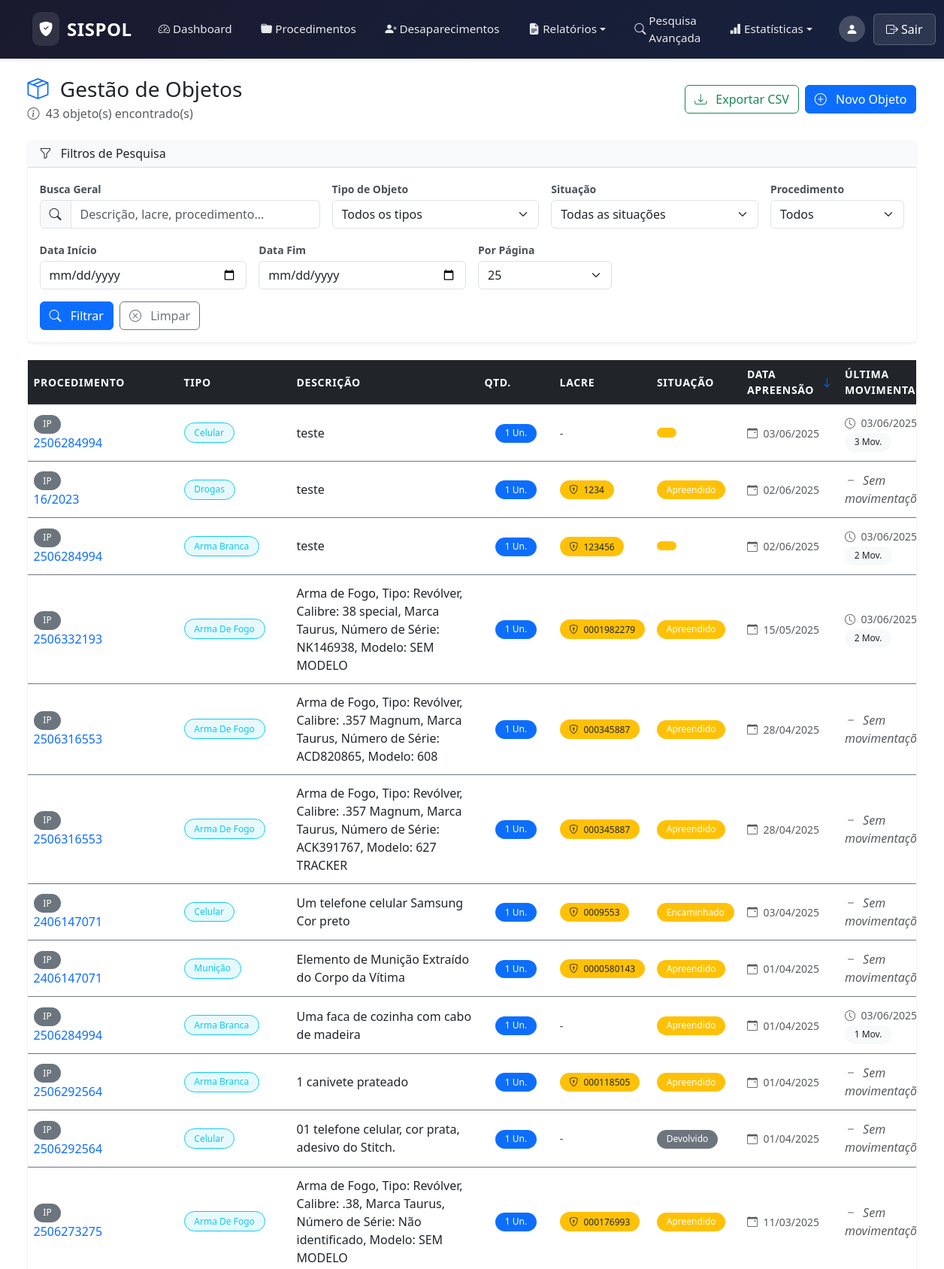
The app's page /public/objetos.php (signed in, upper part) with its own data.
### tables this page shows
CREATE TABLE `Objetos` (
  `ID` int NOT NULL,
  `TipoObjetoID` int NOT NULL,
  `Descricao` text,
  `Quantidade` int NOT NULL,
  `SituacaoID` int DEFAULT NULL,
  `DataApreensao` date NOT NULL,
  `LacreAtual` varchar(255) DEFAULT NULL,
  `LocalArmazenagemID` int DEFAULT NULL,
  `ProcedimentoID` int NOT NULL,
  `UsuarioID` int NOT NULL
);

CREATE TABLE `TiposProcedimento` (
  `ID` int NOT NULL,
  `Nome` varchar(255) NOT NULL
);

CREATE TABLE `Procedimentos` (
  `ID` int NOT NULL,
  `SituacaoID` int NOT NULL,
  `TipoID` int NOT NULL,
  `OrigemID` int NOT NULL,
  `NumeroProcedimento` varchar(50) NOT NULL,
  `DataFato` date DEFAULT NULL,
  `DataInstauracao` date DEFAULT NULL,
  `MotivoAparente` text,
  `EscrivaoID` int NOT NULL,
  `DelegadoID` int NOT NULL,
  `DelegaciaID` int NOT NULL,
  `DataCriacao` datetime DEFAULT CURRENT_TIMESTAMP,
  `DataAtualizacao` datetime DEFAULT CURRENT_TIMESTAMP ON UPDATE CURRENT_TIMESTAMP,
  `MeioEmpregadoID` int DEFAULT NULL,
  `Dependente` tinyint(1) NOT NULL DEFAULT '0' COMMENT 'Informa se o crime investigado já é apurado em outro procedimento.',
  `Favorito` tinyint(1) NOT NULL DEFAULT '0'
);

CREATE TABLE `TiposObjeto` (
  `ID` int NOT NULL,
  `Nome` varchar(255) NOT NULL
);

CREATE TABLE `SituacoesObjeto` (
  `ID` int NOT NULL,
  `Nome` varchar(255) NOT NULL
);

### public/objetos.php (the view, shortened to what the rows shown need)
<?php
include '../includes/header.php';
$itensPorPagina = $_GET['per_page'] ?? 25;
$itensPorPagina = max(10, min(100, (int)$itensPorPagina));
$paginaAtual = $_GET['pagina'] ?? 1;
$paginaAtual = max(1, (int)$paginaAtual);
$offset = ($paginaAtual - 1) * $itensPorPagina;
$searchTerm = $_GET['search'] ?? '';
$tipoObjeto = $_GET['tipo_id'] ?? '';
$situacaoID = $_GET['situacao_id'] ?? '';
$procedimentoID = $_GET['procedimento_id'] ?? '';
$dataInicio = $_GET['data_inicio'] ?? '';
$dataFim = $_GET['data_fim'] ?? '';
$ordenarPor = $_GET['order_by'] ?? 'DataApreensao';
$direcao = $_GET['order_dir'] ?? 'DESC';
$direcao = in_array(strtoupper($direcao), ['ASC', 'DESC']) ? strtoupper($direcao) : 'DESC';
$colunasPermitidas = [
    'DataApreensao' => 'o.DataApreensao',
    'Descricao' => 'o.Descricao',
    'TipoObjeto' => 't.Nome',
    'Situacao' => 's.Nome',
    'NumeroProcedimento' => 'p.NumeroProcedimento',
    'LacreAtual' => 'o.LacreAtual',
    'Quantidade' => 'o.Quantidade'
];
$campoOrdenacao = $colunasPermitidas[$ordenarPor] ?? $colunasPermitidas['DataApreensao'];
$query = "
    SELECT
        o.ID,
        o.Descricao,
        o.Quantidade,
        DATE_FORMAT(o.DataApreensao, '%d/%m/%Y') as DataApreensaoFormatada,
        o.DataApreensao,
        o.LacreAtual,
        t.Nome as TipoObjeto,
        s.Nome as Situacao,
        p.ID as ProcedimentoID,
        p.NumeroProcedimento,
        tp.Nome as TipoProcedimento,
        (
            SELECT COUNT(*)
            FROM MovimentacoesObjeto mo
            WHERE mo.ObjetoID = o.ID
        ) as TotalMovimentacoes,
        (
            SELECT DATE_FORMAT(mo.DataMovimentacao, '%d/%m/%Y %H:%i')
            FROM MovimentacoesObjeto mo
            WHERE mo.ObjetoID = o.ID
            ORDER BY mo.DataMovimentacao DESC
            LIMIT 1
        ) as UltimaMovimentacao
    FROM Objetos o
    LEFT JOIN TiposObjeto t ON o.TipoObjetoID = t.ID
    LEFT JOIN SituacoesObjeto s ON o.SituacaoID = s.ID
    LEFT JOIN Procedimentos p ON o.ProcedimentoID = p.ID
    LEFT JOIN TiposProcedimento tp ON p.TipoID = tp.ID
    WHERE 1=1
";
$params = [];
$query .= " ORDER BY $campoOrdenacao $direcao LIMIT :offset, :limit";
$params['offset'] = $offset;
$params['limit'] = $itensPorPagina;
$stmt = $pdo->prepare($query);
foreach ($params as $key => $value) {
    $stmt->bindValue(":$key", $value, is_int($value) ? PDO::PARAM_INT : PDO::PARAM_STR);
}
$stmt->execute();
$objetos = $stmt->fetchAll(PDO::FETCH_ASSOC);
function urlOrdenacao($coluna, $searchTerm, $tipoObjeto, $situacaoID, $procedimentoID, $dataInicio, $dataFim, $ordenarPor, $direcao, $itensPorPagina) {
    $novaDirecao = ($ordenarPor == $coluna && $direcao == 'ASC') ? 'DESC' : 'ASC';
    $params = [
        'order_by' => $coluna,
        'order_dir' => $novaDirecao,
        'search' => $searchTerm,
        'tipo_id' => $tipoObjeto,
        'situacao_id' => $situacaoID,
        'procedimento_id' => $procedimentoID,
        'data_inicio' => $dataInicio,
        'data_fim' => $dataFim,
        'per_page' => $itensPorPagina,
        'pagina' => 1
    ];
    return '?' . http_build_query(array_filter($params));
}
function iconeOrdenacao($coluna, $ordenarPor, $direcao) {
    if ($ordenarPor != $coluna) {
        return '<i class="bi bi-arrow-down-up text-muted"></i>';
    }
    return $direcao == 'ASC'
        ? '<i class="bi bi-arrow-up text-primary"></i>'
        : '<i class="bi bi-arrow-down text-primary"></i>';
}
?>
<div class="container-fluid px-4 mt-4">
    <div class="d-flex justify-content-between align-items-center mb-4">
        <div>
            <h1 class="h3 mb-1">
                <i class="bi bi-box-seam me-2 text-primary"></i>
                Gestão de Objetos
            </h1>
        </div>
    </div>
    <div class="card shadow-sm">
        <div class="card-body p-0">
            <div class="table-responsive">
                <table class="table table-hover mb-0" id="tabelaObjetos">
                    <thead class="table-dark">
                        <tr>
                            <th class="sortable" style="min-width: 200px;">
                                <a href="<?= urlOrdenacao('NumeroProcedimento', $searchTerm, $tipoObjeto, $situacaoID, $procedimentoID, $dataInicio, $dataFim, $ordenarPor, $direcao, $itensPorPagina) ?>"
                                   class="text-white text-decoration-none d-flex align-items-center justify-content-between">
                                    Procedimento
                                    <?= iconeOrdenacao('NumeroProcedimento', $ordenarPor, $direcao) ?>
                                </a>
                            </th>
                            <th class="sortable" style="min-width: 150px;">
                                <a href="<?= urlOrdenacao('TipoObjeto', $searchTerm, $tipoObjeto, $situacaoID, $procedimentoID, $dataInicio, $dataFim, $ordenarPor, $direcao, $itensPorPagina) ?>"
                                   class="text-white text-decoration-none d-flex align-items-center justify-content-between">
                                    Tipo
                                    <?= iconeOrdenacao('TipoObjeto', $ordenarPor, $direcao) ?>
                                </a>
                            </th>
                            <th class="sortable" style="min-width: 250px;">
                                <a href="<?= urlOrdenacao('Descricao', $searchTerm, $tipoObjeto, $situacaoID, $procedimentoID, $dataInicio, $dataFim, $ordenarPor, $direcao, $itensPorPagina) ?>"
                                   class="text-white text-decoration-none d-flex align-items-center justify-content-between">
                                    Descrição
                                    <?= iconeOrdenacao('Descricao', $ordenarPor, $direcao) ?>
                                </a>
                            </th>
                            <th class="sortable text-center" style="min-width: 100px;">
                                <a href="<?= urlOrdenacao('Quantidade', $searchTerm, $tipoObjeto, $situacaoID, $procedimentoID, $dataInicio, $dataFim, $ordenarPor, $direcao, $itensPorPagina) ?>"
                                   class="text-white text-decoration-none d-flex align-items-center justify-content-between">
                                    Qtd.
                                    <?= iconeOrdenacao('Quantidade', $ordenarPor, $direcao) ?>
                                </a>
                            </th>
                            <th class="sortable" style="min-width: 120px;">
                                <a href="<?= urlOrdenacao('LacreAtual', $searchTerm, $tipoObjeto, $situacaoID, $procedimentoID, $dataInicio, $dataFim, $ordenarPor, $direcao, $itensPorPagina) ?>"
                                   class="text-white text-decoration-none d-flex align-items-center justify-content-between">
                                    Lacre
                                    <?= iconeOrdenacao('LacreAtual', $ordenarPor, $direcao) ?>
                                </a>
                            </th>
                            <th class="sortable" style="min-width: 120px;">
                                <a href="<?= urlOrdenacao('Situacao', $searchTerm, $tipoObjeto, $situacaoID, $procedimentoID, $dataInicio, $dataFim, $ordenarPor, $direcao, $itensPorPagina) ?>"
                                   class="text-white text-decoration-none d-flex align-items-center justify-content-between">
                                    Situação
                                    <?= iconeOrdenacao('Situacao', $ordenarPor, $direcao) ?>
                                </a>
                            </th>
                            <th class="sortable" style="min-width: 130px;">
                                <a href="<?= urlOrdenacao('DataApreensao', $searchTerm, $tipoObjeto, $situacaoID, $procedimentoID, $dataInicio, $dataFim, $ordenarPor, $direcao, $itensPorPagina) ?>"
                                   class="text-white text-decoration-none d-flex align-items-center justify-content-between">
                                    Data Apreensão
                                    <?= iconeOrdenacao('DataApreensao', $ordenarPor, $direcao) ?>
                                </a>
                            </th>
                            <th style="min-width: 180px;">Última Movimentação</th>
                        </tr>
                    </thead>
                    <tbody>
                        <?php if (empty($objetos)): ?>
                            <tr>
                                <td colspan="9" class="text-center py-5">
                                    <div class="text-muted">
                                        <i class="bi bi-search fs-1 d-block mb-3"></i>
                                        <h5>Nenhum objeto encontrado</h5>
                                        <p class="mb-0">Tente ajustar os filtros de pesquisa</p>
                                    </div>
                                </td>
                            </tr>
                        <?php else: ?>
                            <?php foreach ($objetos as $objeto): ?>
                                <tr class="align-middle">
                                    <td>
                                        <?php if (!empty($objeto['ProcedimentoID'])): ?>
                                            <a href="ver_procedimento.php?id=<?= $objeto['ProcedimentoID'] ?>"
                                               class="text-decoration-none fw-medium">
                                                <span class="badge bg-secondary me-1">
                                                    <?= htmlspecialchars($objeto['TipoProcedimento']) ?>
                                                </span>
                                                <br>
                                                <?= htmlspecialchars($objeto['NumeroProcedimento']) ?>
                                            </a>
                                        <?php endif; ?>
                                    </td>
                                    <td>
                                        <span class="badge bg-info bg-opacity-10 text-info border border-info">
                                            <?= htmlspecialchars($objeto['TipoObjeto']) ?>
                                        </span>
                                    </td>
                                    <td>
                                        <div class="fw-medium"><?= htmlspecialchars($objeto['Descricao']) ?></div>
                                    </td>
                                    <td class="text-center">
                                        <span class="badge bg-primary">
                                            <?= $objeto['Quantidade'] ?> un.
                                        </span>
                                    </td>
                                    <td>
                                        <?php if (!empty($objeto['LacreAtual'])): ?>
                                            <span class="badge bg-warning text-dark">
                                                <i class="bi bi-shield-lock me-1"></i>
                                                <?= htmlspecialchars($objeto['LacreAtual']) ?>
                                            </span>
                                        <?php else: ?>
                                            <span class="text-muted">-</span>
                                        <?php endif; ?>
                                    </td>
                                    <td>
                                        <span class="badge bg-<?= $objeto['Situacao'] == 'Em custódia' ? 'success' : ($objeto['Situacao'] == 'Devolvido' ? 'secondary' : 'warning') ?>">
                                            <?= htmlspecialchars($objeto['Situacao']) ?>
                                        </span>
                                    </td>
                                    <td>
                                        <small class="text-muted">
                                            <i class="bi bi-calendar-event me-1"></i>
                                            <?= $objeto['DataApreensaoFormatada'] ?>
                                        </small>
                                    </td>
                                    <td>
                                        <?php if ($objeto['UltimaMovimentacao']): ?>
                                            <small class="text-muted">
                                                <i class="bi bi-clock me-1"></i>
                                                <?= $objeto['UltimaMovimentacao'] ?>
                                            </small>
                                            <br>
                                            <small class="badge bg-light text-dark">
                                                <?= $objeto['TotalMovimentacoes'] ?> mov.
                                            </small>
                                        <?php else: ?>
                                            <span class="text-muted fst-italic">
                                                <i class="bi bi-dash me-1"></i>
                                                Sem movimentações
                                            </span>
                                        <?php endif; ?>
                                    </td>
                                </tr>
                            <?php endforeach; ?>
                        <?php endif; ?>
                    </tbody>
                </table>
            </div>
        </div>
    </div>
</div>
<?php include '../includes/footer.php'; ?>

### records on screen
objetos: tiposprocedimento.Nome "IP", ProcedimentoID.NumeroProcedimento "2506284994", TipoObjetoID.Nome "Celular", Descricao "teste", Quantidade "1", DataApreensaoFormatada "03/06/2025", UltimaMovimentacao "03/06/2025…", TotalMovimentacoes "3"
objetos: tiposprocedimento.Nome "IP", ProcedimentoID.NumeroProcedimento "16/2023", TipoObjetoID.Nome "Drogas", Descricao "teste", Quantidade "1", LacreAtual "1234", SituacaoID.Nome "Apreendido", DataApreensaoFormatada "02/06/2025", shows "Sem…"
objetos: tiposprocedimento.Nome "IP", ProcedimentoID.NumeroProcedimento "2506284994", TipoObjetoID.Nome "Arma Branca", Descricao "teste", Quantidade "1", LacreAtual "123456", DataApreensaoFormatada "02/06/2025", UltimaMovimentacao "03/06/2025…", TotalMovimentacoes "2"
objetos: tiposprocedimento.Nome "IP", ProcedimentoID.NumeroProcedimento "2506332193", TipoObjetoID.Nome "Arma De Fogo", Descricao "Arma de Fogo, Tipo: Revólver, Calibre: 38 special, Marca Taurus, Número de Série: NK146938, Modelo: SEM MODELO", Quantidade "1", LacreAtual "0001982279", SituacaoID.Nome "Apreendido", DataApreensaoFormatada "15/05/2025", UltimaMovimentacao "03/06/2025…", TotalMovimentacoes "2"
objetos: tiposprocedimento.Nome "IP", ProcedimentoID.NumeroProcedimento "2506316553", TipoObjetoID.Nome "Arma De Fogo", Descricao "Arma de Fogo, Tipo: Revólver, Calibre: .357 Magnum, Marca Taurus, Número de Série: ACD820865, Modelo: 608", Quantidade "1", LacreAtual "000345887", SituacaoID.Nome "Apreendido", DataApreensaoFormatada "28/04/2025", shows "Sem…"
objetos: tiposprocedimento.Nome "IP", ProcedimentoID.NumeroProcedimento "2506316553", TipoObjetoID.Nome "Arma De Fogo", Descricao "Arma de Fogo, Tipo: Revólver, Calibre: .357 Magnum, Marca Taurus, Número de Série: ACK391767, Modelo: 627 TRACKER", Quantidade "1", LacreAtual "000345887", SituacaoID.Nome "Apreendido", DataApreensaoFormatada "28/04/2025", shows "Sem…"
objetos: tiposprocedimento.Nome "IP", ProcedimentoID.NumeroProcedimento "2406147071", TipoObjetoID.Nome "Celular", Descricao "Um telefone celular Samsung Cor preto", Quantidade "1", LacreAtual "0009553", SituacaoID.Nome "Encaminhado", DataApreensaoFormatada "03/04/2025", shows "Sem…"
objetos: tiposprocedimento.Nome "IP", ProcedimentoID.NumeroProcedimento "2406147071", TipoObjetoID.Nome "Munição", Descricao "Elemento de Munição Extraído do Corpo da Vítima", Quantidade "1", LacreAtual "0000580143", SituacaoID.Nome "Apreendido", DataApreensaoFormatada "01/04/2025", shows "Sem…"
objetos: tiposprocedimento.Nome "IP", ProcedimentoID.NumeroProcedimento "2506284994", TipoObjetoID.Nome "Arma Branca", Descricao "Uma faca de cozinha com cabo de madeira", Quantidade "1", SituacaoID.Nome "Apreendido", DataApreensaoFormatada "01/04/2025", UltimaMovimentacao "03/06/2025…", TotalMovimentacoes "1"
objetos: tiposprocedimento.Nome "IP", ProcedimentoID.NumeroProcedimento "2506292564", TipoObjetoID.Nome "Arma Branca", Descricao "1 canivete prateado", Quantidade "1", LacreAtual "000118505", SituacaoID.Nome "Apreendido", DataApreensaoFormatada "01/04/2025", shows "Sem…"
objetos: tiposprocedimento.Nome "IP", ProcedimentoID.NumeroProcedimento "2506292564", TipoObjetoID.Nome "Celular", Descricao "01 telefone celular, cor prata, adesivo do Stitch.", Quantidade "1", SituacaoID.Nome "Devolvido", DataApreensaoFormatada "01/04/2025", shows "Sem…"
objetos: tiposprocedimento.Nome "IP", ProcedimentoID.NumeroProcedimento "2506273275", TipoObjetoID.Nome "Arma De Fogo", Descricao "Arma de Fogo, Tipo: Revólver, Calibre: .38, Marca Taurus, Número de Série: Não identificado, Modelo: SEM MODELO", Quantidade "1", LacreAtual "000176993", SituacaoID.Nome "Apreendido", DataApreensaoFormatada "11/03/2025", shows "Sem…"

### other values on screen
$totalRegistros "43"
